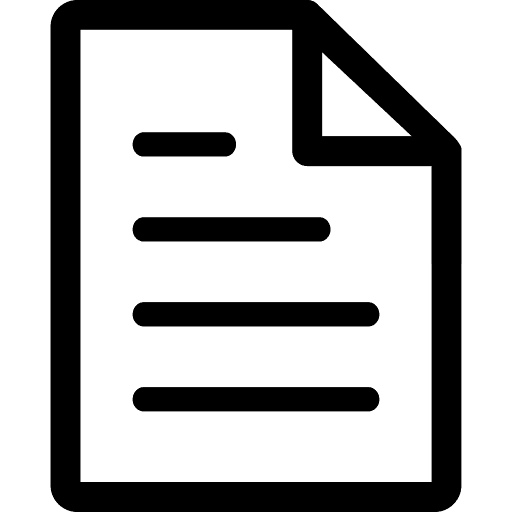
#> input picture SeedMask_Firmware/assets/uxwing_paper_icon_source.png, 512 x 512 px
$ python gen_export_xpub_icon_rgb565.py
#> lines starting #> are read from the running program, lines starting #| are printed output that depends on the picture
#!/usr/bin/env python3
"""Export xPub/kPub: single UXWing paper (orange fill) + up-arrow — 58×58 RGB565.

Source: https://uxwing.com/paper-icon/
License: commercial use without attribution (https://uxwing.com/license/)
Shared base with New account (stacked pair); this card is one document + arrow.
"""
from collections import deque
from pathlib import Path

from PIL import Image, ImageDraw

ROOT = Path(__file__).resolve().parents[1]
SRC = ROOT / "assets" / "uxwing_paper_icon_source.png"
OUT = ROOT / "export_xpub_icon_rgb565.h"

OUT_W = OUT_H = 58
CHROMA = 0xF81F
ORANGE_RGB = (0xFC, 0xA0, 0x00)
BLACK_RGB = (0, 0, 0)
CHROMA_RGB = (255, 0, 255)


def rgb888_to_rgb565(r, g, b):
    return ((r & 0xF8) << 8) | ((g & 0xFC) << 3) | (b >> 3)


def flood_exterior(ink):
    h, w = len(ink), len(ink[0])
    ext = [[False] * w for _ in range(h)]
    q = deque()
    for x in range(w):
        for y in (0, h - 1):
            if not ink[y][x] and not ext[y][x]:
                ext[y][x] = True
                q.append((x, y))
    for y in range(h):
        for x in (0, w - 1):
            if not ink[y][x] and not ext[y][x]:
                ext[y][x] = True
                q.append((x, y))
    while q:
        x, y = q.popleft()
        for dx, dy in ((0, 1), (0, -1), (1, 0), (-1, 0)):
            nx, ny = x + dx, y + dy
            if 0 <= nx < w and 0 <= ny < h and not ink[ny][nx] and not ext[ny][nx]:
                ext[ny][nx] = True
                q.append((nx, ny))
    return ext


def build_document_rgb(src_rgba: Image.Image):
    """UXWing paper line-art → orange interior, black strokes; magenta = transparent."""
    im = src_rgba.convert("RGBA")
    w, h = im.size
    px = im.load()
    ink = [[False] * w for _ in range(h)]
    for y in range(h):
        for x in range(w):
            r, g, b, a = px[x, y]
            if a > 40 and (r + g + b) < 500:
                ink[y][x] = True
    ext = flood_exterior(ink)
    out = Image.new("RGB", (w, h), CHROMA_RGB)
    for y in range(h):
        for x in range(w):
            if ink[y][x]:
                out.putpixel((x, y), BLACK_RGB)
            elif not ext[y][x]:
                out.putpixel((x, y), ORANGE_RGB)
    return out


def paste_arrow(canvas: Image.Image, draw: ImageDraw.ImageDraw):
    """Black upward arrow on the right side of 58×58 canvas."""
    w, h = canvas.size
    cx = w - 9
    cy = h // 2 + 2
    tip = (cx, cy - 14)
    left = (cx - 9, cy + 2)
    right = (cx + 9, cy + 2)
    draw.polygon([tip, left, right], fill=BLACK_RGB)
    draw.rectangle([cx - 3, cy + 2, cx + 3, cy + 16], fill=BLACK_RGB)


def main():
    if not SRC.exists():
        raise SystemExit(f"Missing source PNG: {SRC}")

    src = Image.open(SRC).convert("RGBA")
#> src is the input picture: PIL image 512x512 RGBA; mean R, G, B, A 0, 0, 0, 72.5
    doc_rgb = build_document_rgb(src)
#> after the loop in build_document_rgb, `for y in range(h):`: ink = 512 items
#> in flood_exterior, `h, w = len(ink), len(ink[0])`: h = 512
#> in flood_exterior, `ext = [[False] * w for _ in range(h)]`: ext = 512 items
#> in build_document_rgb, `out = Image.new("RGB", (w, h), CHROMA_RGB)`:
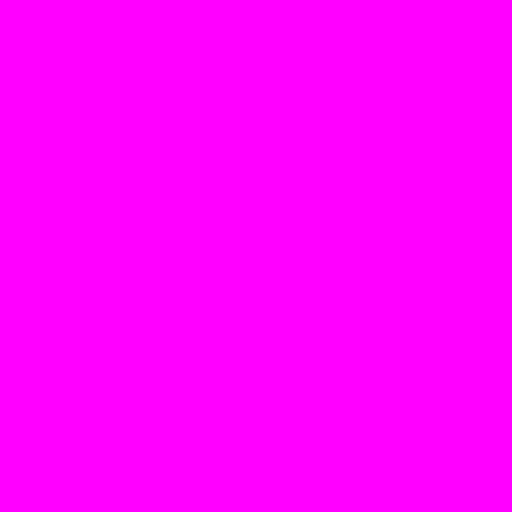
#> out: PIL image 512x512 RGB; mean R, G, B 255, 0, 255
#> after the loop in build_document_rgb, `for y in range(h):`:
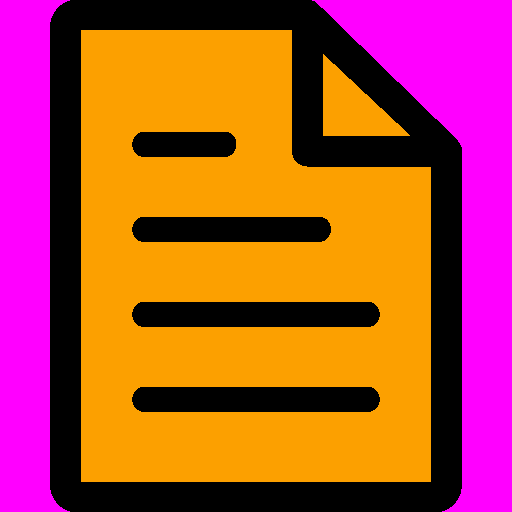
#> out: PIL image 512x512 RGB; mean R, G, B 179.3, 75.3, 60.7
    w, h = doc_rgb.size
#> w = 512; h = 512
    px = doc_rgb.load()
    xs, ys = [], []
    for y in range(h):
        for x in range(w):
            if px[x, y] != CHROMA_RGB:
                xs.append(x)
                ys.append(y)
    if not xs:
        raise SystemExit("no content")
    pad = 4
    x0, x1 = max(0, min(xs) - pad), min(w - 1, max(xs) + pad)
#> x0 = 46; x1 = 465
    y0, y1 = max(0, min(ys) - pad), min(h - 1, max(ys) + pad)
#> y0 = 0; y1 = 511
    doc_rgb = doc_rgb.crop((x0, y0, x1 + 1, y1 + 1))
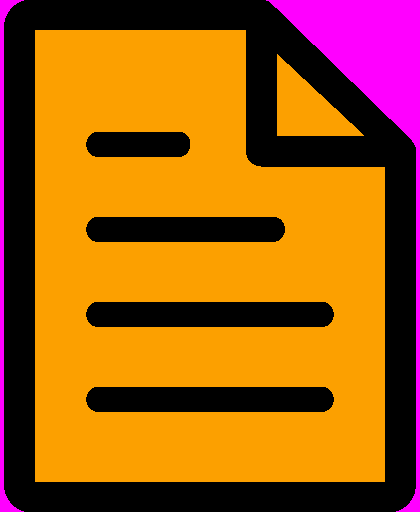
#> doc_rgb: PIL image 420x512 RGB; mean R, G, B 162.7, 91.8, 18.1
    dw, dh = doc_rgb.size
#> dw = 420; dh = 512
    max_doc_w = OUT_W - 20
    scale = min(max_doc_w / dw, (OUT_H - 4) / dh)
#> scale = 0.0905
    nw, nh = max(1, int(dw * scale)), max(1, int(dh * scale))
#> nw = 38; nh = 46
    doc_small = doc_rgb.resize((nw, nh), Image.Resampling.LANCZOS)
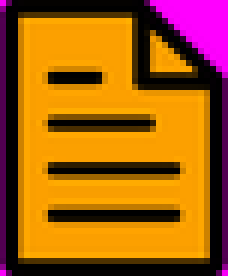
#> doc_small: PIL image 38x46 RGB (shown 6 times larger); mean R, G, B 162.5, 92.9, 17.7

    canvas = Image.new("RGB", (OUT_W, OUT_H), CHROMA_RGB)
    ox = 2
    oy = (OUT_H - nh) // 2
#> oy = 6
    canvas.paste(doc_small, (ox, oy))
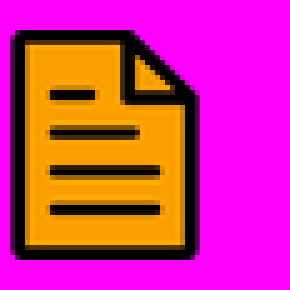
#> canvas: PIL image 58x58 RGB (shown 5 times larger); mean R, G, B 206.9, 48.3, 131.7
    draw = ImageDraw.Draw(canvas)
    paste_arrow(canvas, draw)
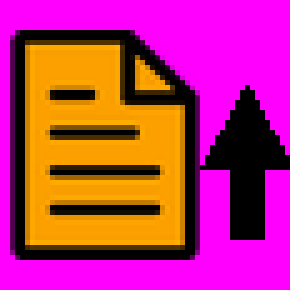
#> canvas: PIL image 58x58 RGB (shown 5 times larger); mean R, G, B 186.7, 48.3, 111.5

    pixels = []
    px2 = canvas.load()
    for y in range(OUT_H):
        for x in range(OUT_W):
            r, g, b = px2[x, y]
            if (r, g, b) == CHROMA_RGB:
                pixels.append(CHROMA)
            elif r < 40 and g < 40 and b < 40:
                pixels.append(0x0000)
            else:
                pixels.append(rgb888_to_rgb565(r, g, b))
#> after the loop, pixels = 3364 values, max 64896 at index 528, min 0 at index 352, mean 46977.1

    lines = [
        "#pragma once",
        "#include <Arduino.h>",
        "",
        "// Export xPub/kPub: UXWing paper + up-arrow — 58×58 RGB565, magenta chroma.",
        "// Source: https://uxwing.com/paper-icon/  (no attribution required: https://uxwing.com/license/)",
        "// Auto-generated by tools/gen_export_xpub_icon_rgb565.py",
        "#define EXPORT_XPUB_ICON_W 58",
        "#define EXPORT_XPUB_ICON_H 58",
        "#define EXPORT_XPUB_ICON_CHROMA_KEY 0xF81Fu",
        "",
        "static const uint16_t EXPORT_XPUB_ICON_RGB565[] PROGMEM = {",
    ]
    for i in range(0, len(pixels), 12):
        chunk = pixels[i : i + 12]
        line = "    " + ", ".join("0x%04Xu" % v for v in chunk)
        line += "," if i + 12 < len(pixels) else ""
        lines.append(line)
#> this loop made 281 passes
#> i on passes 2 to 4: 12, 24, 36
#> after the loop, lines = 292 items
    lines.append("};")
    OUT.write_text("\n".join(lines) + "\n")
    print("Wrote", OUT, len(pixels), "pixels")
#| Wrote SeedMask_Firmware/export_xpub_icon_rgb565.h 3364 pixels


if __name__ == "__main__":
    main()
